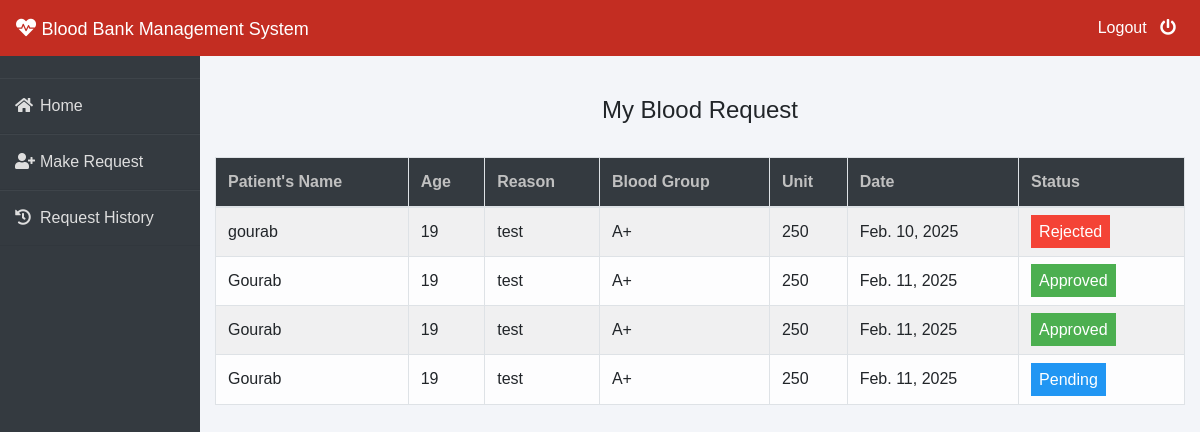
The app's page /patient/my-request (signed in), older data.
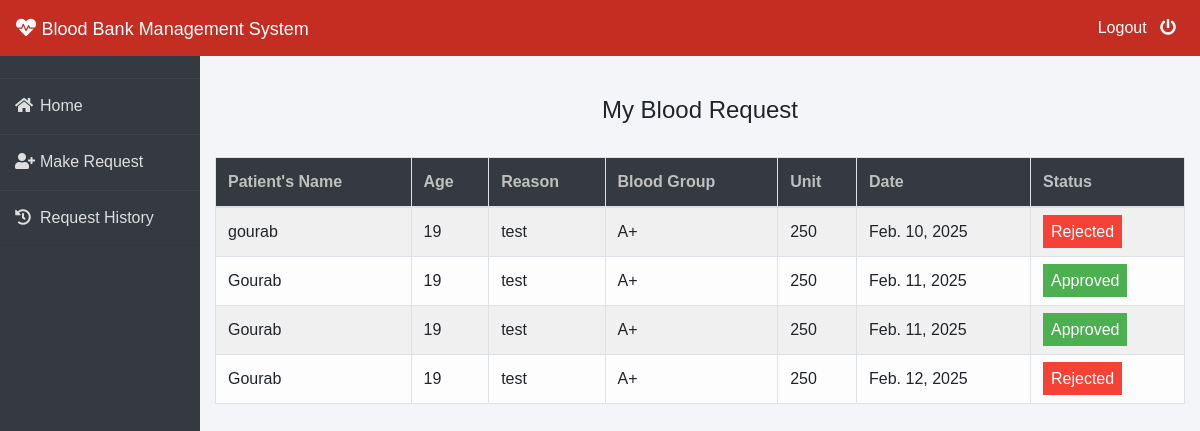
The same page, newer data.
### blood/models.py (models this page shows, shortened)
class BloodRequest(models.Model):
    request_by_patient=models.ForeignKey(pmodels.Patient,null=True,on_delete=models.CASCADE)
    request_by_donor=models.ForeignKey(dmodels.Donor,null=True,on_delete=models.CASCADE)
    patient_name=models.CharField(max_length=30)
    patient_age=models.PositiveIntegerField()
    reason=models.CharField(max_length=500)
    bloodgroup=models.CharField(max_length=10)
    unit=models.PositiveIntegerField(default=0)
    status=models.CharField(max_length=20,default="Pending")
    date=models.DateField(auto_now=True)

### patient/views.py (the view)
# urls.py: path('my-request', views.my_request_view,name='my-request'),
def my_request_view(request):
    patient= models.Patient.objects.get(user_id=request.user.id)
    blood_request=bmodels.BloodRequest.objects.all().filter(request_by_patient=patient)
    return render(request,'patient/my_request.html',{'blood_request':blood_request})

### templates/patient/my_request.html (shortened to what this page needs)
{% extends 'patient/patientbase.html' %}
{% block content %}
{% load widget_tweaks %}
{%load static%}
<head>
   </head>
<br><br>
<div class="container">
    <H4 class="text-center">My Blood Request</H4><br>
    <table class="table table-light table-hover table-bordered table-striped">
        <thead class="bg-dark">
            <tr>
                <th scope="col" style="color: rgb(192, 192, 192);">Patient's Name</th>
                <th scope="col" style="color: rgb(192, 192, 192);">Age</th>
                <th scope="col" style="color: rgb(192, 192, 192);">Reason</th>
                <th scope="col" style="color: rgb(192, 192, 192);">Blood Group</th>
                <th scope="col" style="color: rgb(192, 192, 192);">Unit</th>
                <th scope="col" style="color: rgb(192, 192, 192);">Date</th>
                <th scope="col" style="color: rgb(192, 192, 192);">Status</th>
            </tr>
        </thead>
        <tbody>
            {% for t in blood_request %}
            <tr>
                <td> {{t.patient_name}}</td>
                <td>{{t.patient_age}}</td>
                <td>{{t.reason}}</td>
                <td>{{t.bloodgroup}}</td>
                <td>{{t.unit}}</td>
                <td>{{t.date}}</td>
                {% if t.status == 'Approved' %}
                <td><span class="label success"> Approved</span></td>
                {% elif t.status == 'Rejected' %}
                <td><span class="label danger">Rejected</span></td>
                {% else %}
                <td><span style="color: white;margin-left: 0px;" class="label info">Pending</span></td>
                {% endif %}
            </tr>
            {% endfor %}
        </tbody>
    </table>
</div>
{% endblock content %}

Row changes from the older to the newer data that the page shows:
changed BloodRequest: date "Feb. 11, 2025" → "Feb. 12, 2025"; status "Pending" → "Rejected"
